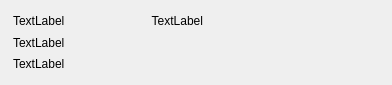
<?xml version="1.0" encoding="UTF-8"?>
<ui version="4.0">
 <class>TransactionFrame</class>
 <widget class="QFrame" name="TransactionFrame">
  <property name="geometry">
   <rect>
    <x>0</x>
    <y>0</y>
    <width>392</width>
    <height>85</height>
   </rect>
  </property>
  <property name="minimumSize">
   <size>
    <width>0</width>
    <height>64</height>
   </size>
  </property>
  <property name="maximumSize">
   <size>
    <width>540</width>
    <height>100</height>
   </size>
  </property>
  <property name="windowTitle">
   <string>Frame</string>
  </property>
  <property name="autoFillBackground">
   <bool>true</bool>
  </property>
  <property name="frameShape">
   <enum>QFrame::NoFrame</enum>
  </property>
  <property name="frameShadow">
   <enum>QFrame::Raised</enum>
  </property>
  <layout class="QHBoxLayout" name="horizontalLayout_2" stretch="0,0,0">
   <property name="leftMargin">
    <number>0</number>
   </property>
   <property name="topMargin">
    <number>0</number>
   </property>
   <property name="rightMargin">
    <number>0</number>
   </property>
   <property name="bottomMargin">
    <number>0</number>
   </property>
   <item>
    <widget class="QLabel" name="m_iconLabel">
     <property name="text">
      <string/>
     </property>
    </widget>
   </item>
   <item>
    <layout class="QVBoxLayout" name="verticalLayout">
     <property name="spacing">
      <number>0</number>
     </property>
     <item>
      <spacer name="verticalSpacer_2">
       <property name="orientation">
        <enum>Qt::Vertical</enum>
       </property>
       <property name="sizeType">
        <enum>QSizePolicy::Fixed</enum>
       </property>
       <property name="sizeHint" stdset="0">
        <size>
         <width>20</width>
         <height>10</height>
        </size>
       </property>
      </spacer>
     </item>
     <item>
      <layout class="QHBoxLayout" name="horizontalLayout" stretch="0,1">
       <property name="spacing">
        <number>20</number>
       </property>
       <item>
        <widget class="QLabel" name="m_timeLabel">
         <property name="text">
          <string>TextLabel</string>
         </property>
        </widget>
       </item>
       <item>
        <widget class="QLabel" name="m_amountLabel">
         <property name="text">
          <string>TextLabel</string>
         </property>
         <property name="alignment">
          <set>Qt::AlignRight|Qt::AlignTrailing|Qt::AlignVCenter</set>
         </property>
        </widget>
       </item>
      </layout>
     </item>
     <item>
      <widget class="QLabel" name="m_hashLabel">
       <property name="styleSheet">
        <string notr="true"/>
       </property>
       <property name="text">
        <string>TextLabel</string>
       </property>
       <property name="alignment">
        <set>Qt::AlignLeading|Qt::AlignLeft|Qt::AlignVCenter</set>
       </property>
       <property name="indent">
        <number>-1</number>
       </property>
       <property name="textInteractionFlags">
        <set>Qt::NoTextInteraction</set>
       </property>
      </widget>
     </item>
     <item>
      <widget class="QLabel" name="m_messageLabel">
       <property name="text">
        <string>TextLabel</string>
       </property>
      </widget>
     </item>
     <item>
      <spacer name="verticalSpacer">
       <property name="orientation">
        <enum>Qt::Vertical</enum>
       </property>
       <property name="sizeType">
        <enum>QSizePolicy::Fixed</enum>
       </property>
       <property name="sizeHint" stdset="0">
        <size>
         <width>20</width>
         <height>10</height>
        </size>
       </property>
      </spacer>
     </item>
    </layout>
   </item>
   <item>
    <spacer name="horizontalSpacer">
     <property name="orientation">
      <enum>Qt::Horizontal</enum>
     </property>
     <property name="sizeHint" stdset="0">
      <size>
       <width>40</width>
       <height>20</height>
      </size>
     </property>
    </spacer>
   </item>
  </layout>
 </widget>
 <resources/>
 <connections/>
</ui>
